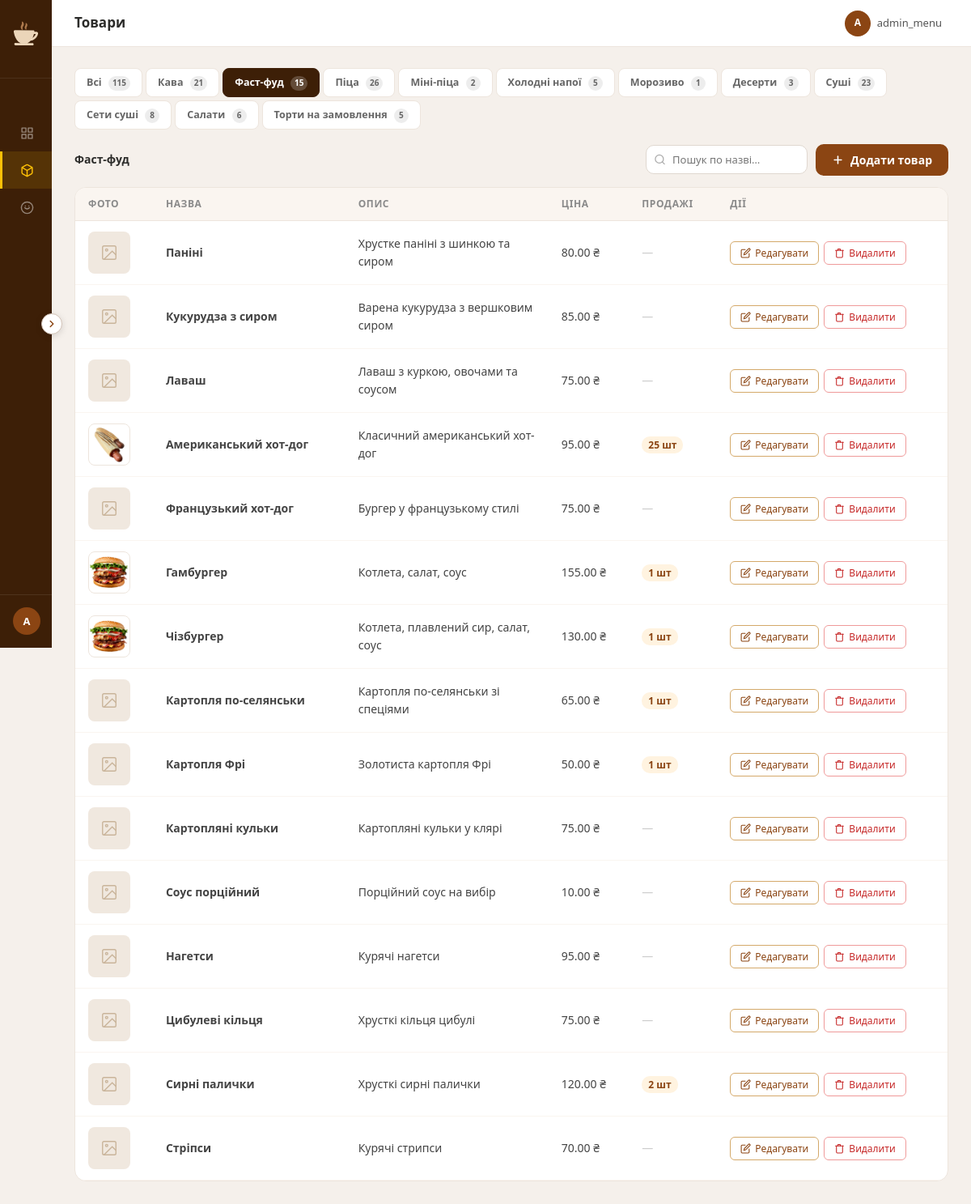
The page /admin/manage_items.php?category=fast_food_items (signed in) on the database its author committed.
### tables this page shows
CREATE TABLE `fast_food_items` (
  `id` int(11) NOT NULL AUTO_INCREMENT,
  `name` varchar(255) NOT NULL,
  `description` text DEFAULT NULL,
  `image` varchar(255) NOT NULL,
  `price` decimal(10,2) NOT NULL DEFAULT 0.00,
  `popularity` int(11) NOT NULL DEFAULT 0,
  `variant_options` text DEFAULT NULL,
  PRIMARY KEY (`id`),
  KEY `popularity` (`popularity`)
);

### admin/manage_items.php (the view, shortened to what this page needs)
<?php
require_once __DIR__ . '/../db/db.php';
$allowed = ['coffee_items','fast_food_items','pizza_items','mini_pizza_items','cold_drink_items','ice_cream_items','dessert_items','sushi_items','sushi_sets','salad_items','cake_items'];
$categoryNames = [
    'coffee_items'      => 'Кава',
    'fast_food_items'   => 'Фаст-фуд',
    'pizza_items'       => 'Піца', 'mini_pizza_items' => 'Міні-піца',
    'cold_drink_items'  => 'Холодні напої',
    'ice_cream_items'   => 'Морозиво',
    'dessert_items'     => 'Десерти',
    'sushi_items'       => 'Суші',
    'sushi_sets'        => 'Сети суші',
    'salad_items'       => 'Салати',
    'cake_items'        => 'Торти на замовлення',
];
$category = $_GET['category'] ?? 'all';
$isAll    = ($category === 'all');
$catTitle = $isAll ? 'Всі товари' : ($categoryNames[$category] ?? $category);
$popularity = [];
if (!$isAll) {
    $r = $conn->query("SELECT product_id, SUM(quantity) AS sold FROM order_items WHERE category='$category' GROUP BY product_id");
    if ($r) while ($row = $r->fetch_assoc()) $popularity[(int)$row['product_id']] = (int)$row['sold'];
}
$items = [];
if ($isAll) {
    foreach ($allowed as $t) {
        $res2 = $conn->query("SELECT id, name, description, image, price FROM `$t` ORDER BY id DESC");
        if ($res2) while ($row = $res2->fetch_assoc()) {
            $row['_table'] = $t;
            $items[] = $row;
        }
    }
    usort($items, fn($a,$b) => strcmp($a['name'], $b['name']));
} else {
    $res = $conn->query("SELECT * FROM `$category` ORDER BY id DESC");
    if ($res) while ($row = $res->fetch_assoc()) $items[] = $row;
}
$tabCounts = [];
foreach ($allowed as $t) {
    $r2 = $conn->query("SELECT COUNT(*) AS c FROM `$t`");
    $tabCounts[$t] = $r2 ? (int)$r2->fetch_assoc()['c'] : 0;
}
$tabCounts['all'] = array_sum($tabCounts);
$nameCol = 'name';
include 'includes/layout_top.php';
?>
<div class="cat-tabs">
  <a href="manage_items.php?category=all"
     class="cat-tab <?= $isAll?'active':'' ?>">
    Всі
    <span class="cat-tab-count"><?= $tabCounts['all'] ?></span>
  </a>
  <?php foreach ($allowed as $t): ?>
    <a href="manage_items.php?category=<?= $t ?>"
       class="cat-tab <?= (!$isAll && $category===$t)?'active':'' ?>">
      <?= $categoryNames[$t] ?>
      <span class="cat-tab-count"><?= $tabCounts[$t] ?></span>
    </a>
  <?php endforeach; ?>
</div>
<div class="section-head">
  <h2 class="section-title"><?= htmlspecialchars($catTitle) ?></h2>
  <div style="display:flex;gap:10px;align-items:center;flex-wrap:wrap">
    <div style="position:relative">
      <input type="search" id="itemSearch" placeholder="Пошук по назві…"
             style="padding:8px 12px 8px 32px;border:1.5px solid #e0d8d0;border-radius:10px;font-size:13px;font-family:inherit;outline:none;width:200px;transition:border-color .2s"
             oninput="filterItems(this.value)"
             onfocus="this.style.borderColor='#8B4513'" onblur="this.style.borderColor='#e0d8d0'">
    </div>
    <button class="btn-add-item" onclick="openItemModal()">
      <svg width="15" height="15" viewBox="0 0 24 24" fill="none" stroke="currentColor" stroke-width="2.5" stroke-linecap="round">
        <line x1="12" y1="5" x2="12" y2="19"/><line x1="5" y1="12" x2="19" y2="12"/>
      </svg>
      Додати товар
    </button>
  </div>
</div>
<div class="table-wrap">
  <table class="admin-table">
    <thead>
      <tr>
        <th>Фото</th><th>Назва</th>
        <th class="col-hide-mobile">Опис</th>
        <th>Ціна</th><th class="col-hide-mobile">Продажі</th><th>Дії</th>
      </tr>
    </thead>
    <tbody id="itemsTableBody">
      <?php foreach ($items as $item):
        $itemCat  = $item['_table'] ?? $category;
        $name     = $item['name'] ?? '—';
        $desc     = $item['description'] ?? '';
        $sold     = $popularity[$item['id']] ?? 0;
      ?>
      <tr id="item-row-<?= $item['id'] ?>" data-cat="<?= htmlspecialchars($itemCat) ?>">
        <?php
          $imgSrc = $item['image'] ?? '';
          $hasPhoto = !empty($imgSrc)
                      && !str_contains($imgSrc, 'default.jpg')
                      && file_exists(__DIR__ . '/../' . $imgSrc);
        ?>
        <td>
          <?php if ($hasPhoto): ?>
            <img src="../<?= htmlspecialchars($imgSrc) ?>" alt=""
                 style="width:52px;height:52px;object-fit:cover;border-radius:8px;border:1px solid #ede5dd"
                 onerror="this.replaceWith(document.getElementById('no-photo-tpl').content.cloneNode(true))">
          <?php else: ?>
            <div style="width:52px;height:52px;background:#f0e8df;border-radius:8px;display:flex;align-items:center;justify-content:center">
              <svg width="22" height="22" viewBox="0 0 24 24" fill="none" stroke="#c9b49a" stroke-width="1.5"><rect x="3" y="3" width="18" height="18" rx="2"/><circle cx="8.5" cy="8.5" r="1.5"/><polyline points="21 15 16 10 5 21"/></svg>
            </div>
          <?php endif; ?>
        </td>
        <td><strong><?= htmlspecialchars($name) ?></strong></td>
        <td class="td-desc col-hide-mobile"><?= htmlspecialchars(mb_substr($desc,0,70)) ?><?= mb_strlen($desc)>70?'…':'' ?></td>
        <td><?= number_format($item['price'],2) ?> ₴</td>
        <td class="col-hide-mobile">
          <?php if ($sold > 0): ?>
            <span class="sold-badge"><?= $sold ?> шт</span>
          <?php else: ?>
            <span style="color:#ccc">—</span>
          <?php endif; ?>
        </td>
        <td>
          <div class="item-actions" id="actions-<?= $item['id'] ?>">
            <?php
              $itemForJs = array_merge($item, ['_nameCol' => $nameCol]);
              if (!$hasPhoto) {
                  $itemForJs['image'] = '';
              }
            ?>
            <button class="item-btn-edit"
                    onclick='openItemModal(<?= $item["id"] ?>, <?= htmlspecialchars(json_encode($itemForJs), ENT_QUOTES) ?>)'>
              <svg width="13" height="13" viewBox="0 0 24 24" fill="none" stroke="currentColor" stroke-width="2" stroke-linecap="round"><path d="M11 4H4a2 2 0 0 0-2 2v14a2 2 0 0 0 2 2h14a2 2 0 0 0 2-2v-7"/><path d="M18.5 2.5a2.121 2.121 0 0 1 3 3L12 15l-4 1 1-4 9.5-9.5z"/></svg>
              Редагувати
            </button>
            <button class="item-btn-delete" onclick="confirmDelete(<?= $item['id'] ?>, '<?= htmlspecialchars(addslashes($name)) ?>')">
              <svg width="13" height="13" viewBox="0 0 24 24" fill="none" stroke="currentColor" stroke-width="2" stroke-linecap="round"><polyline points="3 6 5 6 21 6"/><path d="M19 6v14a2 2 0 0 1-2 2H7a2 2 0 0 1-2-2V6m3 0V4a1 1 0 0 1 1-1h4a1 1 0 0 1 1 1v2"/></svg>
              Видалити
            </button>
          </div>
        </td>
      </tr>
      <?php endforeach; ?>
    </tbody>
  </table>
</div>
<?php include 'includes/layout_bottom.php'; ?>

### rows shown on the page
fast_food_items: name "Паніні", description "Хрустке паніні з шинкою та сиром", price "80.00"
fast_food_items: name "Кукурудза з сиром", description "Варена кукурудза з вершковим сиром", price "85.00"
fast_food_items: name "Лаваш", description "Лаваш з куркою, овочами та соусом", price "75.00"
fast_food_items: image (picture), name "Американський хот-дог", description "Класичний американський хот-дог", price "95.00", id "25"
fast_food_items: name "Французький хот-дог", description "Бургер у французькому стилі", price "75.00"
fast_food_items: image (picture), name "Гамбургер", description "Котлета, салат, соус", price "155.00", id "1"
fast_food_items: image (picture), name "Чізбургер", description "Котлета, плавлений сир, салат, соус", price "130.00", id "1"
fast_food_items: name "Картопля по-селянськи", description "Картопля по-селянськи зі спеціями", price "65.00", id "1"
fast_food_items: name "Картопля Фрі", description "Золотиста картопля Фрі", price "50.00", id "1"
fast_food_items: name "Картопляні кульки", description "Картопляні кульки у клярі", price "75.00"
fast_food_items: name "Соус порційний", description "Порційний соус на вибір", price "10.00"
fast_food_items: name "Нагетси", description "Курячі нагетси", price "95.00"
fast_food_items: name "Цибулеві кільця", description "Хрусткі кільця цибулі", price "75.00"
fast_food_items: name "Сирні палички", description "Хрусткі сирні палички", price "120.00", id "2"
fast_food_items: name "Стріпси", description "Курячі стрипси", price "70.00"

### other values the page prints
$adminInitial "A"
$pageTitle "Товари"
$adminUsername "admin_menu"
$tabCounts['all'] "115"
$categoryNames[$t] "Кава"
$tabCounts[$t] "21"
$categoryNames[$t] "Фаст-фуд"
$tabCounts[$t] "15"
$categoryNames[$t] "Піца"
$tabCounts[$t] "26"
$categoryNames[$t] "Міні-піца"
$tabCounts[$t] "2"
$categoryNames[$t] "Холодні напої"
$tabCounts[$t] "5"
$categoryNames[$t] "Морозиво"
